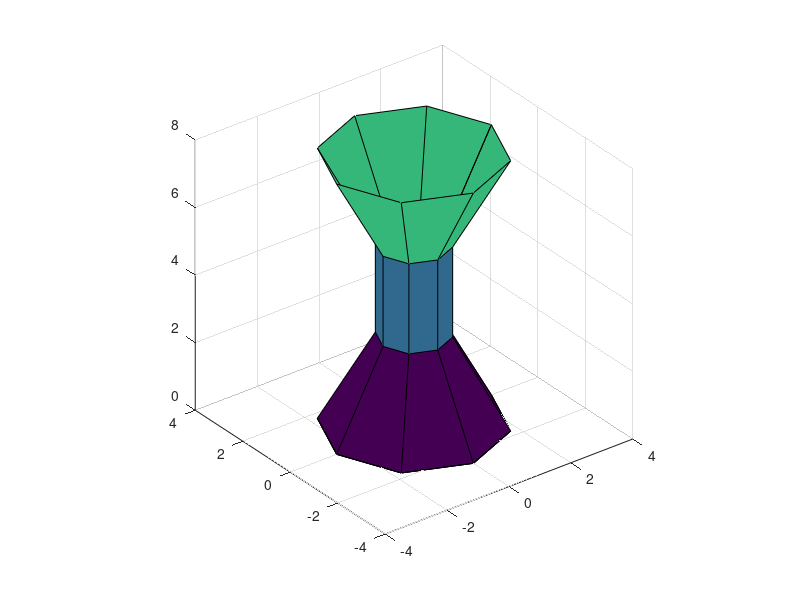

MATLAB code for this plot:
clear; clf;
T=linspace(0,2*pi,4);

% Superficie interna
F = 1.5 + cos(T);
[X,Y,Z] = cylinder(F,8); Z = 8*Z;
surf(X,Y,Z); axis equal; hold on;

% Base superficie interna
[X,Y,Z] = cylinder(F,8); Z = 0*Z;
surf(X,Y,Z); axis equal; hold on;